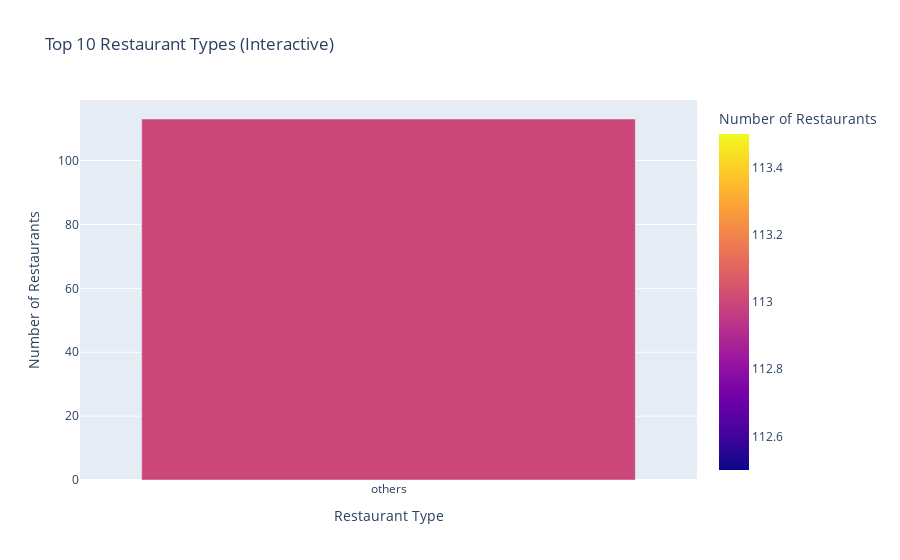

Here is the notebook cell this chart was saved with:
### Code cell
import plotly.express as px

top_rest_types = df['rest_type'].value_counts().head(10).reset_index()
top_rest_types.columns = ['rest_type', 'count']

fig = px.bar(top_rest_types, x='rest_type', y='count',
             color='count', title="Top 10 Restaurant Types (Interactive)",
             labels={'count': 'Number of Restaurants', 'rest_type': 'Restaurant Type'})
fig.show()

### Figure 1 — Plotly figure (JSON) as saved in the notebook; plotly's stock layout.template omitted (floating-point values rounded to 4 significant figures)
{"data": [{"alignmentgroup": "True", "hovertemplate": "Restaurant Type=%{x}<br>Number of Restaurants=%{marker.color}<extra></extra>", "legendgroup": "", "marker": {"color": [113], "coloraxis": "coloraxis", "pattern": {"shape": ""}}, "name": "", "offsetgroup": "", "orientation": "v", "showlegend": false, "textposition": "auto", "type": "bar", "x": ["others"], "xaxis": "x", "y": [113], "yaxis": "y"}], "layout": {"autosize": true, "barmode": "relative", "coloraxis": {"colorbar": {"title": {"text": "Number of Restaurants"}}, "colorscale": [[0, "#0d0887"], [0.1111, "#46039f"], [0.2222, "#7201a8"], [0.3333, "#9c179e"], [0.4444, "#bd3786"], [0.5556, "#d8576b"], [0.6667, "#ed7953"], [0.7778, "#fb9f3a"], [0.8889, "#fdca26"], [1, "#f0f921"]]}, "legend": {"tracegroupgap": 0}, "title": {"text": "Top 10 Restaurant Types (Interactive)"}, "xaxis": {"anchor": "y", "autorange": true, "domain": [0, 1], "range": [-0.5, 0.5], "title": {"text": "Restaurant Type"}, "type": "category"}, "yaxis": {"anchor": "x", "autorange": true, "domain": [0, 1], "range": [0, 118.9], "title": {"text": "Number of Restaurants"}, "type": "linear"}}}
